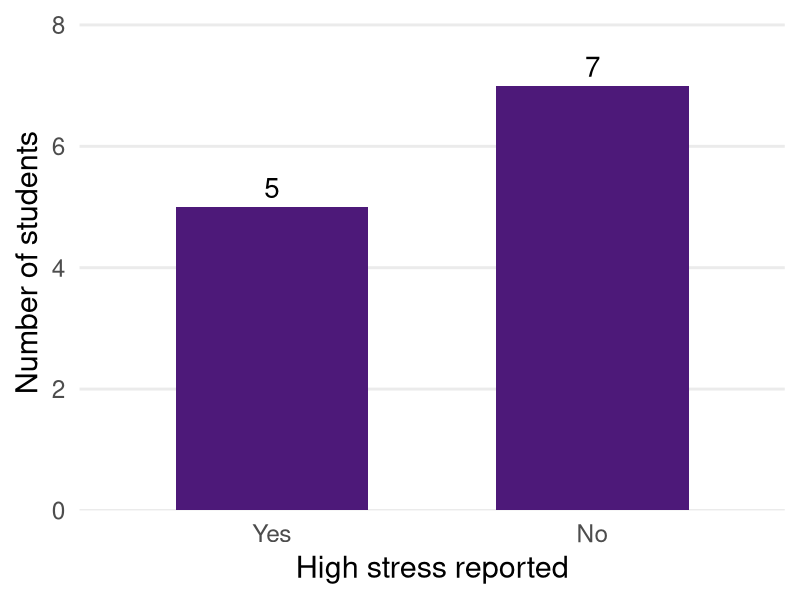

This chart was generated by the following R code:
## ---- chunk 1
#| label: setup
#| include: false

library(ggplot2)

# Keep every table and graph tied to one fictional classroom dataset so that
# learners can move from individual observations to summaries consistently.
# Seven hours is an illustrative grouping boundary, not a health recommendation.
sleep_data <- data.frame(
  student = sprintf("S%02d", 1:12),
  sleep_hours = c(5, 5.5, 6, 6, 6.5, 6.5, 7, 7, 7.5, 8, 8, 9),
  high_stress = c(TRUE, TRUE, TRUE, FALSE, TRUE, FALSE,
                  TRUE, FALSE, FALSE, FALSE, FALSE, FALSE)
)

# Calculate the displayed percentages from the same denominator as the table.
# A count table and a bar graph should convey the same information.
stress_counts <- as.data.frame(table(factor(
  ifelse(sleep_data$high_stress, "Yes", "No"), levels = c("Yes", "No")
)))
names(stress_counts) <- c("response", "count")
stress_counts$percent <- 100 * stress_counts$count / nrow(sleep_data)

# Make grouped intervals left-closed so an observation at 7.0 hours belongs
# unambiguously to 7 to less than 8, matching the classroom exercise.
sleep_groups <- cut(sleep_data$sleep_hours, breaks = 5:10, right = FALSE)
group_counts <- as.integer(table(sleep_groups))
short_sleep <- sleep_data$sleep_hours < 7
short_high <- sum(short_sleep & sleep_data$high_stress)
long_high <- sum(!short_sleep & sleep_data$high_stress)
## ---- chunk 2
#| label: stress-bar
#| fig-width: 10
#| fig-height: 3.7
#| out-width: "85%"
#| fig-alt: "Bar graph for 12 fictional students. Five report high stress and seven do not. The vertical axis shows counts from zero to eight."

# Use a zero baseline for counts and label both bars so the comparison remains
# clear without relying on color. The graph exactly matches the previous table.
ggplot(stress_counts, aes(x = response, y = count)) +
  geom_col(fill = "#4D1979", width = 0.6) +
  geom_text(aes(label = count), vjust = -0.45, size = 7) +
  scale_y_continuous(limits = c(0, 8), breaks = seq(0, 8, 2),
                     expand = expansion(mult = c(0, 0.02))) +
  labs(x = "High stress reported", y = "Number of students") +
  theme_minimal(base_size = 22) +
  theme(panel.grid.major.x = element_blank(), panel.grid.minor = element_blank())
